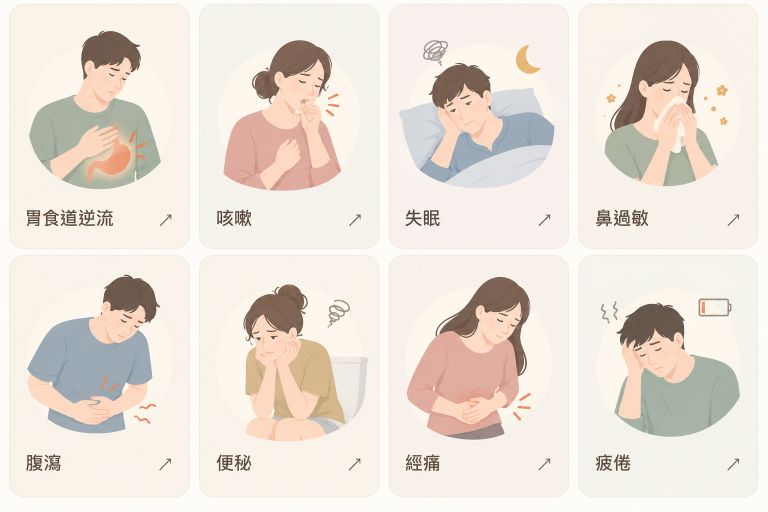
#> input picture output/illustration-master/approved-internal-reference.png, 1536 x 1024 px (shown at 1/2 size)
$ python apply_internal_reference.py
#> lines starting #> are read from the running program, lines starting #| are printed output that depends on the picture
"""Direct crops explicitly requested by user; preserve source, links and articles."""
from pathlib import Path
from PIL import Image
from lxml import html
import hashlib

ROOT=Path(__file__).resolve().parents[1]
SLUGS=['gerd','cough','insomnia','allergic-rhinitis','diarrhea','constipation','menstrual-pain','fatigue']

def apply():
    im=Image.open(ROOT/'output/illustration-master/approved-internal-reference.png')
#> im is the input picture: PIL image 1536x1024 RGB; mean R, G, B 234.3, 225.3, 216
    dest=ROOT/'output/site-preview/assets/illustrations/reference-crops'
    dest.mkdir(parents=True,exist_ok=True)
    cols=[(39,365),(416,744),(794,1123),(1174,1500)]
    rows=[(40,394),(536,890)]
    sizes={}
    for i,slug in enumerate(SLUGS):
        x1,x2=cols[i%4];y1,y2=rows[i//4]
        box=tuple(round(v*s) for v,s in zip((x1,y1,x2,y2),(im.width/1536,im.height/1024,im.width/1536,im.height/1024)))
        crop=im.crop(box)
        crop.save(dest/f'{slug}.png',optimize=True)
        sizes[slug]=crop.size
#> this loop made 8 passes
#> pass 1, in apply, `crop=im.crop(box)`:
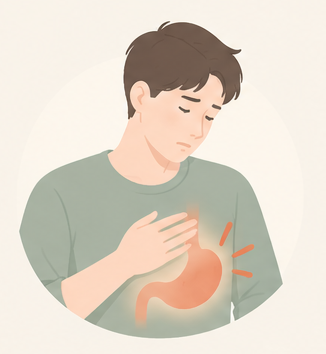
#> crop: PIL image 326x354 RGB; mean R, G, B 223.8, 213.7, 199.8
#> pass 2, in apply, `crop=im.crop(box)`:
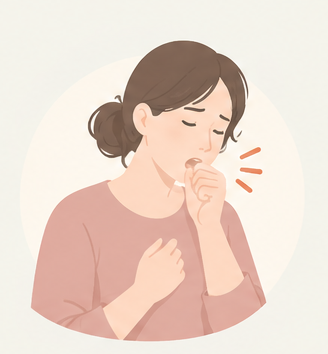
#> crop: PIL image 328x354 RGB; mean R, G, B 233.9, 215.1, 203.2
#> pass 3, in apply, `crop=im.crop(box)`:
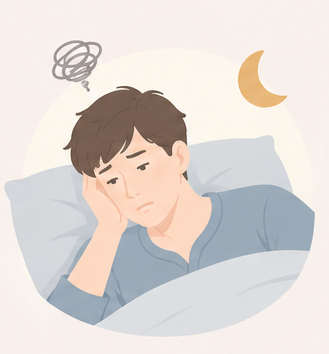
#> crop: PIL image 329x354 RGB; mean R, G, B 224, 216.7, 212.1
#> after the loop:
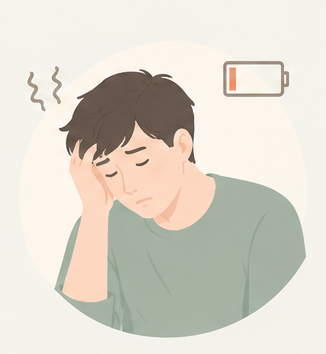
#> crop: PIL image 326x354 RGB; mean R, G, B 220, 215.2, 203.6
#> after the loop, sizes = {'gerd': (326, 354), 'cough': (328, 354), 'insomnia': (329, 354), 'allergic-rhinitis': (326, 354), 'diarrhea': (326, 354), 'constipation': (328, 354), 'menstrual-pain': (329, 354), 'fatigue': (326, 354)}
    page=ROOT/'output/site-preview/symptoms/index.html'
    backup=ROOT/'output/identity-backup/symptoms-before-internal-reference.html'
#> (the run stopped early here; a loop or call above may not have finished)
